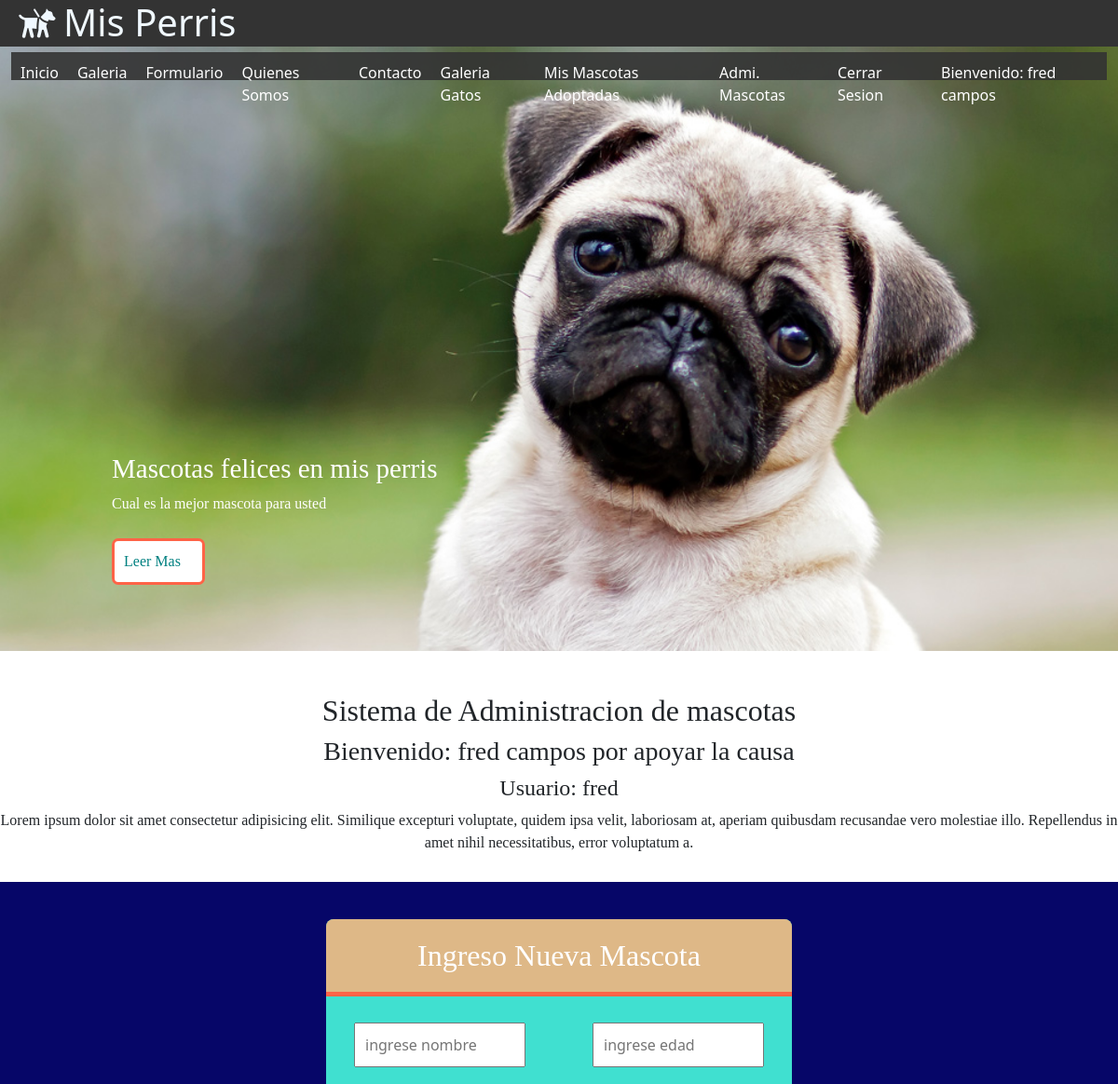
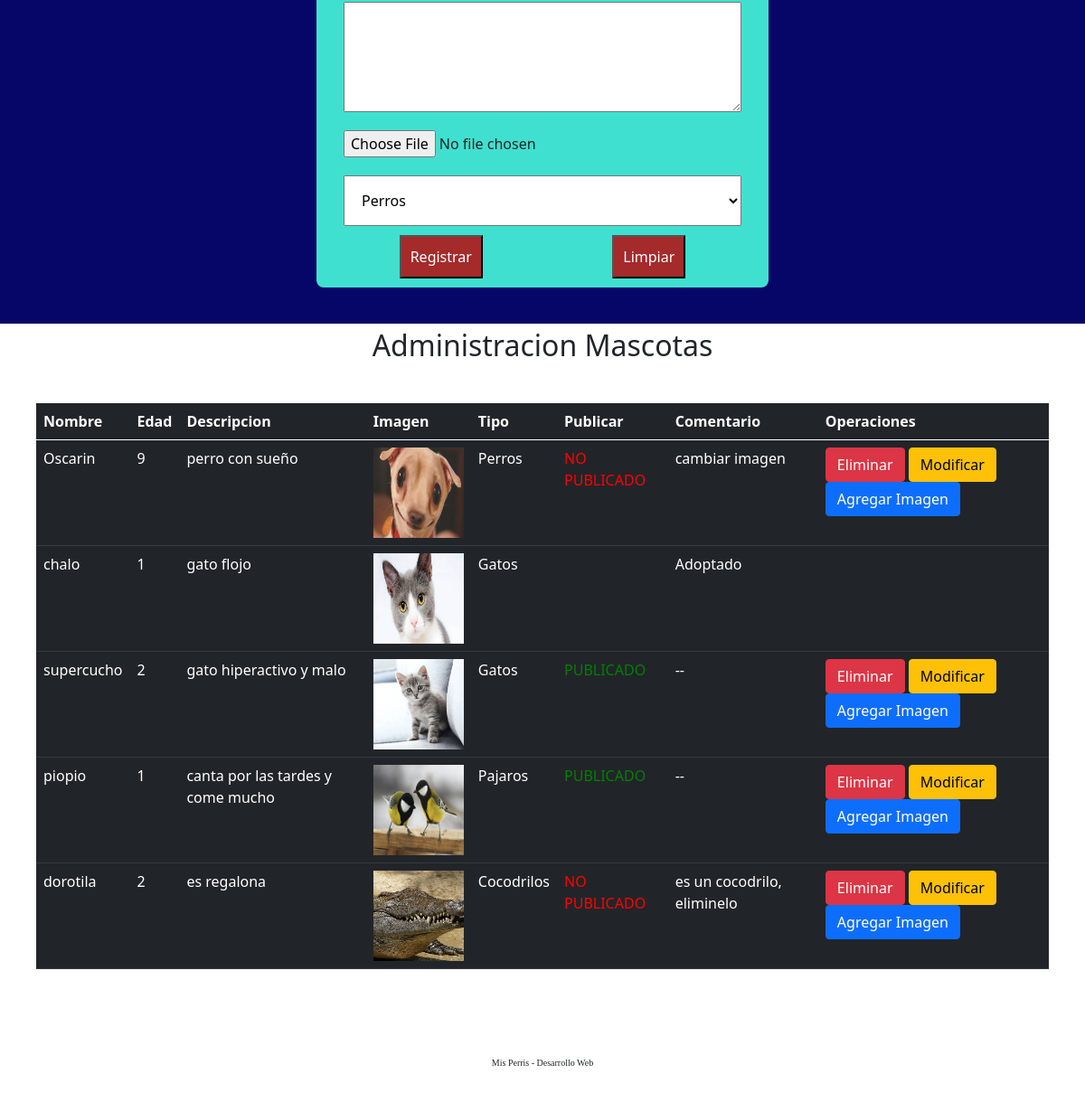
Page /registro/ (signed in) on the committed database (2 pictures, top to bottom).
### misPerris/models.py (models this page shows, shortened)
class Mascota(models.Model):
    nombre = models.CharField(primary_key=True,max_length=25)
    edad = models.IntegerField()
    descripcion = models.TextField()
    imagen = models.ImageField(upload_to='fotos',default='fotos/no_disponible.jpg')
    categoria = models.ForeignKey(Categoria, on_delete=models.CASCADE)
    publicar = models.BooleanField(default=False)
    comentario = models.TextField(default='--',null=True)
    usuario = models.CharField(max_length=45,null=True)
    dueno = models.CharField(max_length=45,null=True)

class Categoria(models.Model):
    nombre = models.CharField(primary_key=True,max_length=25)
    annos = models.IntegerField()
    imagen = models.ImageField(upload_to='cate',null=True)

### misPerris/views.py (the view, shortened to what this page needs)
# urls.py: path('registro/',registro,name='REG'),
@login_required(login_url='/login/')
@permission_required('misPerris.add_mascota',login_url='/login/')
def registro(request):
    nom_user = request.user.username # recupero del request el usuario (login)
    registros = Categoria.objects.all() # select * from Categoria
    mensaje=""
    mascotas= Mascota.objects.filter(usuario=nom_user)
    contexto = {"categorias":registros, "mensaje":mensaje,"mascotas":mascotas}
    return render(request, "registro.html",contexto)

### misPerris/templates/registro.html (shortened to what this page needs)
{% extends "base.html" %}
{% load static%}
{% block css %}
<link rel="stylesheet" href="{% static 'css/formulario.css' %}">
<link href="https://cdn.jsdelivr.net/npm/bootstrap@5.0.1/dist/css/bootstrap.min.css" rel="stylesheet"
>
{% endblock css %}
{% block contenido %}
<section id="bienvenida">
    <h2>Sistema de Administracion de mascotas</h2>
    <h3>Bienvenido: {{user.first_name}} {{user.last_name}} por apoyar la causa</h3>
    <h4>Usuario: {{user.username}}</h4>
    <p>Lorem ipsum dolor sit amet consectetur adipisicing elit. Similique excepturi voluptate, quidem ipsa
        velit, laboriosam at, aperiam quibusdam recusandae vero molestiae illo. Repellendus in amet nihil
        necessitatibus, error voluptatum a.</p>
</section>
<section id="formulario">
    <form class="form-registro" action="{% url 'REG' %}" method="POST" onsubmit="return validar()"
        enctype="multipart/form-data">
        <h2 class="form-titulo">Ingreso Nueva Mascota</h2>
        <div class="contenedor-input">
            <input class="col-p" style="margin: 10px;" type="text" name="txtNombre" id="txtNombre"
                placeholder="ingrese nombre" required minlength="5" pattern="[A-Za-z ]{5,25}"
                title="solo letras entre 5 y 25 caracteres">
            <input class="col-p" style="margin: 10px;" type="number" name="txtEdad" id="txtEdad" required
                placeholder="ingrese edad">
            <textarea class="col-g" style="margin: 10px;" name="txtDesc" id="txtDesc" cols="30" rows="5"></textarea>
            <input class="col-g" type="file" name="txtImg" id="txtImg">
            <select class="col-g" style="margin: 10px;padding: 15px;" name="cboCategoria" id="cboCategoria">
                {% for reg in categorias %}
                <option value="{{reg.nombre}}">{{reg.nombre}}</option>
                {% endfor %}
            </select>
            <input class="btn-registro" type="submit" value="Registrar">
            <input class="btn-registro" type="reset" value="Limpiar">
        </div>
    </form>
</section>
</main>
<div style="text-align: center;font-size: xx-large;">Administracion Mascotas</div>
<div style="margin: auto;padding: 40px;">
    <table class="table table-dark">
        <thead>
            <tr>
                <th>Nombre</th>
                <th>Edad</th>
                <th>Descripcion</th>
                <th>Imagen</th>
                <th>Tipo</th>
                <th>Publicar</th>
                <th>Comentario</th>
                <th>Operaciones</th>
            </tr>
        </thead>
        <tbody>
            {% for reg in mascotas %}
            <tr>
                <td>{{reg.nombre}}</td>
                <td>{{reg.edad}}</td>
                <td>{{reg.descripcion}}</td>
                <td>
                    <img src="{{reg.imagen.url}}" alt="" width="100px" height="100px">
                </td>
                <td>{{reg.categoria.nombre}}</td>
                <td>
                    {% if reg.publicar %}
                    <div style="color: green;">PUBLICADO</div>
                    {% else %}
                    {% if reg.comentario != 'Adoptado' %}
                    <div style="color: red;">NO PUBLICADO</div>
                    {% endif %}
                    {% endif %}
                </td>
                <td>
                    {{reg.comentario}}
                </td>
                <td>
                    {% if reg.comentario != 'Adoptado' %}
                    <button class="btn btn-danger" onclick="eliminar('{{reg.nombre}}')">Eliminar</button>
                    <button class="btn btn-warning" onclick="modificar('{{reg.nombre}}')">Modificar</button>
                    <button class="btn btn-primary" onclick="galeria('{{reg.nombre}}')" data-bs-toggle="modal"
                        data-bs-target="#exampleModal">Agregar
                        Imagen</button>
                    {% endif %}
                </td>
            </tr>
            {% endfor %}
        </tbody>
    </table>
</div>
{% endblock contenido %}

### misPerris/templates/base.html (shortened to what this page needs)
{% load static %}
<!DOCTYPE html>
<html lang="en">
<head>
    <link rel="stylesheet" href="{% static 'css/estilos.css' %}">
    {% block css %}
    {% endblock css %}
</head>
<body>
    <header>
        <div class="contenedor">
            <h1 class="icon-guidedog">Mis Perris</h1>
            <nav class="menu">
                <a href="{% url 'IND' %}">Inicio</a>
                <a href="{% url 'GALE' %}">Galeria</a>
                <a href="{% url 'FORMU' %}">Formulario</a>
                <a href="">Quienes Somos</a>
                <a href="">Contacto</a>
                <a href="{% url 'FILTROCATE' 'Gatos' %}">Galeria Gatos</a>
                {% if user.is_authenticated %}
                    <a href="{% url 'ADMINUSUARIO' %}">Mis Mascotas Adoptadas</a>
                    <a href="{% url 'REG' %}">Admi. Mascotas</a>
                    <a href="{% url 'CERRAR' %}">Cerrar Sesion</a>
                    <a href="">Bienvenido: {{user.first_name}} {{user.last_name}}</a>
                {% else %}
                    <a href="{% url 'LOGIN' %}">Login</a>
                    <a href="{% url 'CREARU' %}">Registrar Usuario</a>
                {% endif %}
            </nav>
        </div>
    </header>
    <main>
        <section id="banner">
            <img src="{% static 'img/perro1.jpg' %}" alt="">
            <div class="contenedor">
                <h2>Mascotas felices en mis perris</h2>
                <p>Cual es la mejor mascota para usted</p>
                <a href="">Leer Mas</a>
            </div>
        </section>
        {% block contenido %}
        {% endblock contenido %}
    <footer>
        <div class="contenedor">
            <p>Mis Perris - Desarrollo Web</p>
        </div>
    </footer>
</body>
</html>

### misPerris/static/css/estilos.css (style rules this page uses)
* { margin: 0; padding: 0; }
header { width: 100%; height: 50px; background: #333; color: aliceblue; position: fixed; z-index: 100; }
h1 { float: left; }
.contenedor { width: 98%; margin: auto; }
footer { height: 100px; }
footer .contenedor { margin-top: 40px; font-family: cursive; font-size: 10px; text-align: center; }

### misPerris/static/css/formulario.css (style rules this page uses)
#formulario { background: rgb(6, 6, 104); padding: 40px; }
.form-titulo { background: burlywood; font-family: cursive; padding: 20px; text-align: center; color: white; border-bottom: solid 5px tomato; border-radius: 8px 8px 0px 0px; }
.form-registro { background: turquoise; width: 95%; margin:auto; max-width: 500px; border-radius: 8px; }
.contenedor-input { padding: 10px 20px; display: flex; flex-wrap: wrap; justify-content: space-between; }
input { padding: 10px; margin-bottom: 10px; }
.col-p { width: 40%; }
.col-g { width: 100%; }
.btn-registro { background: brown; color: white; margin:auto; }

### misPerris/static/css/menu.css (style rules this page uses)
.menu { position: absolute; top:50px; left: 0; width: 100%; height: 100vh; background: rgb(51, 51, 51,0.9); transform: translateX(-100%); transition: 1.5s; }
.menu a { color: white; text-decoration: none; display: block; height: 30px; padding: 10px; border-bottom: solid 1px rgb(255, 255, 255,0.3); }
@media (min-width:1024px) { .menu { position: static; width: auto; height: auto; float: right; display: flex; transform: translateX(0%); } }
@media (min-width:1024px) { .menu a { border-bottom: none; } }

### misPerris/static/css/banner.css (style rules this page uses)
#banner img { width: 100%; }
#banner .contenedor { position: absolute; top:20%; left:10%; width: 60%; color: white; font-family: cursive; }
#banner .contenedor h2 { font-size: 29px; }
#banner .contenedor a { color: teal; text-decoration: none; display: block; width: 100px; margin-top: 25px; padding: 10px; background: white; border-radius: 7px; border: solid 3px tomato; }

### misPerris/static/css/bienvenida.css (style rules this page uses)
#bienvenida { font-family: cursive; text-align: center; margin-top: 45px; margin-bottom: 30px; }

### rows in the picture
Mascota: nombre "Oscarin", edad "9", descripcion "perro con sueño", imagen (picture), categoria.nombre "Perros", publicar "NO PUBLICADO", comentario "cambiar imagen"
Mascota: nombre "chalo", edad "1", descripcion "gato flojo", imagen (picture), categoria.nombre "Gatos", comentario "Adoptado"
Mascota: nombre "supercucho", edad "2", descripcion "gato hiperactivo y malo", imagen (picture), categoria.nombre "Gatos", publicar "PUBLICADO", comentario "--"
Mascota: nombre "piopio", edad "1", descripcion "canta por las tardes y come mucho", imagen (picture), categoria.nombre "Pajaros", publicar "PUBLICADO", comentario "--"
Mascota: nombre "dorotila", edad "2", descripcion "es regalona", imagen (picture), categoria.nombre "Cocodrilos", publicar "NO PUBLICADO", comentario "es un cocodrilo, eliminelo"

### other values in the picture
{{ user.first_name }} "fred"
{{ user.last_name }} "campos"
{{ user.username }} "fred"
form field cboCategoria "Perros"
